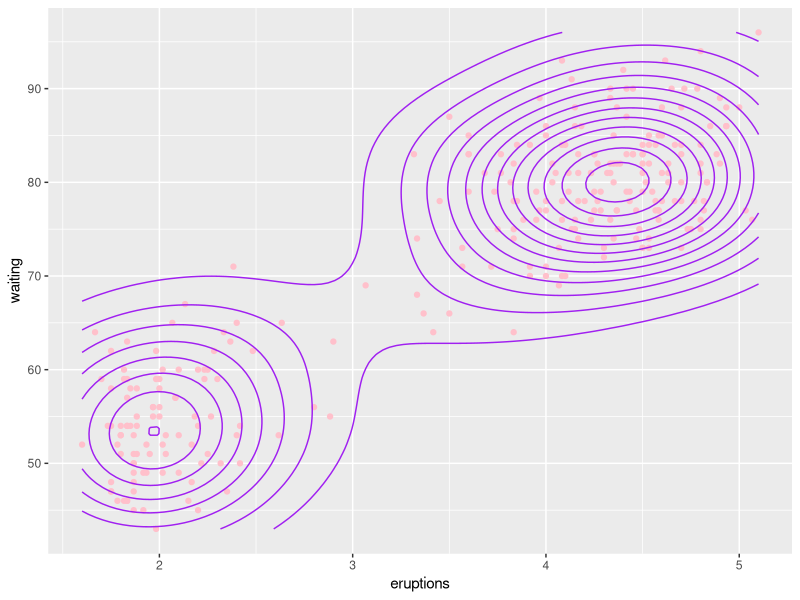

Recreate this plot in R.
# 6) en el apartado6.R solapa el jittering y la estimación de densidad


library(ggplot2)
faith <- faithful


ggplot(faith, (aes(x = eruptions, y = waiting, position = "jitter"))) +
  geom_point(color = "pink") +
  geom_density_2d(color = "purple")  # por ultimo, introducimos la funcion de densidad,
# recoge los datos y tambien evita le overplotting como aparece en el grafico

